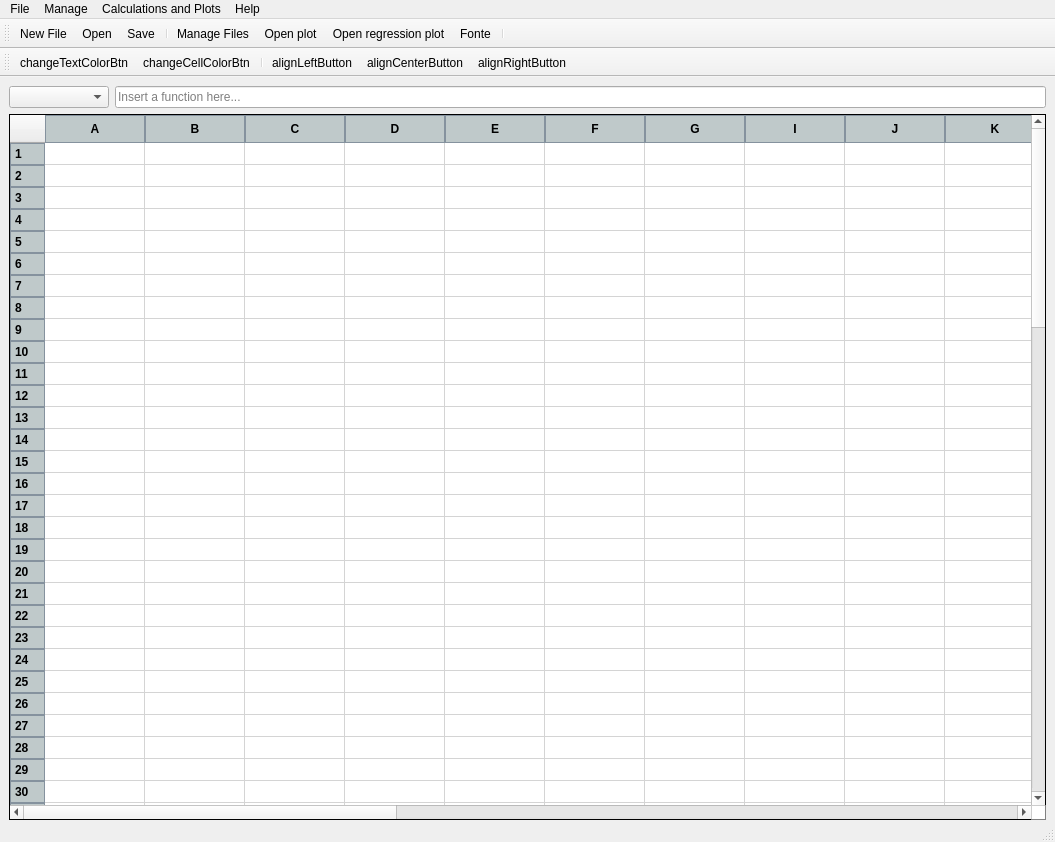
<?xml version="1.0" encoding="UTF-8"?>
<ui version="4.0">
 <class>MainWindow</class>
 <widget class="QMainWindow" name="MainWindow">
  <property name="geometry">
   <rect>
    <x>0</x>
    <y>0</y>
    <width>1055</width>
    <height>842</height>
   </rect>
  </property>
  <property name="sizePolicy">
   <sizepolicy hsizetype="Expanding" vsizetype="Expanding">
    <horstretch>0</horstretch>
    <verstretch>0</verstretch>
   </sizepolicy>
  </property>
  <property name="minimumSize">
   <size>
    <width>500</width>
    <height>500</height>
   </size>
  </property>
  <property name="windowTitle">
   <string>MainWindow</string>
  </property>
  <property name="windowIcon">
   <iconset>
    <normaloff>../icon.ico</normaloff>../icon.ico</iconset>
  </property>
  <property name="animated">
   <bool>true</bool>
  </property>
  <widget class="QWidget" name="centralwidget">
   <layout class="QVBoxLayout" name="verticalLayout">
    <property name="bottomMargin">
     <number>0</number>
    </property>
    <item>
     <widget class="QFrame" name="frame">
      <property name="sizePolicy">
       <sizepolicy hsizetype="Preferred" vsizetype="Preferred">
        <horstretch>0</horstretch>
        <verstretch>0</verstretch>
       </sizepolicy>
      </property>
      <property name="minimumSize">
       <size>
        <width>0</width>
        <height>0</height>
       </size>
      </property>
      <property name="maximumSize">
       <size>
        <width>16777215</width>
        <height>100</height>
       </size>
      </property>
      <property name="autoFillBackground">
       <bool>false</bool>
      </property>
      <property name="styleSheet">
       <string notr="true">QFrame {
    border: none;  /* Remove qualquer borda */
    margin: 0px;   /* Define a margem como zero */
}</string>
      </property>
      <layout class="QHBoxLayout" name="horizontalLayout">
       <property name="leftMargin">
        <number>0</number>
       </property>
       <property name="topMargin">
        <number>0</number>
       </property>
       <property name="rightMargin">
        <number>0</number>
       </property>
       <property name="bottomMargin">
        <number>0</number>
       </property>
       <item>
        <widget class="QComboBox" name="cellNameBox">
         <property name="minimumSize">
          <size>
           <width>100</width>
           <height>0</height>
          </size>
         </property>
         <property name="maximumSize">
          <size>
           <width>150</width>
           <height>16777215</height>
          </size>
         </property>
         <property name="toolTip">
          <string>This area shows the current selected cell</string>
         </property>
         <property name="styleSheet">
          <string notr="true">QComboBox {
	text-align: center;
}
</string>
         </property>
        </widget>
       </item>
       <item>
        <widget class="QLineEdit" name="formulaBar">
         <property name="toolTip">
          <string/>
         </property>
         <property name="text">
          <string/>
         </property>
         <property name="placeholderText">
          <string>Insert a function here...</string>
         </property>
        </widget>
       </item>
      </layout>
     </widget>
    </item>
    <item>
     <layout class="QHBoxLayout" name="horizontalLayout_2">
      <item>
       <layout class="QVBoxLayout" name="verticalLayout_3">
        <item>
         <widget class="QTableWidget" name="mainSheetTable">
          <property name="sizePolicy">
           <sizepolicy hsizetype="Expanding" vsizetype="Expanding">
            <horstretch>0</horstretch>
            <verstretch>0</verstretch>
           </sizepolicy>
          </property>
          <property name="cursor" stdset="0">
           <cursorShape>CrossCursor</cursorShape>
          </property>
          <property name="contextMenuPolicy">
           <enum>Qt::ActionsContextMenu</enum>
          </property>
          <property name="autoFillBackground">
           <bool>false</bool>
          </property>
          <property name="styleSheet">
           <string notr="true">/* Table background and borders */
QTableWidget {
    background-color: #ffffff; /* Cor de fundo branca */
    border: 1px solid #000000; /* Borda preta */
    border-radius: 0px; /* Sem arredondamento de cantos */
    gridline-color: #d4d4d4; /* Cor das linhas da grade */
	margin: 0;
}

/* Styling for table items */
QTableWidget::item {
    border: none; /* Sem borda */
    color: #000000; /* Cor do texto preto */
    font-size: 10pt; /* Tamanho da fonte */
}

/* Styling for header sections */
QHeaderView::section {
    background-color: #BFC9CA ; /* Cor de fundo cinza claro */
    color: #000000; /* Cor do texto preto */
    font-weight: bold; /* Texto em negrito */
    border: 1px solid #85929E ; /* Borda cinza */
    padding: 4px; /* Preenchimento interno */
}

/* Selected items */
QTableWidget::item:selected {
    border: 1px solid #aeaeae; /* Cor de fundo azul escuro para itens selecionados */
	background-color: #e6e6e6;
}
</string>
          </property>
          <property name="frameShape">
           <enum>QFrame::StyledPanel</enum>
          </property>
          <property name="frameShadow">
           <enum>QFrame::Sunken</enum>
          </property>
          <property name="sizeAdjustPolicy">
           <enum>QAbstractScrollArea::AdjustIgnored</enum>
          </property>
          <property name="rowCount">
           <number>100</number>
          </property>
          <property name="columnCount">
           <number>24</number>
          </property>
          <attribute name="horizontalHeaderDefaultSectionSize">
           <number>100</number>
          </attribute>
          <attribute name="horizontalHeaderShowSortIndicator" stdset="0">
           <bool>false</bool>
          </attribute>
          <attribute name="verticalHeaderDefaultSectionSize">
           <number>22</number>
          </attribute>
          <attribute name="verticalHeaderMinimumSectionSize">
           <number>22</number>
          </attribute>
          <attribute name="verticalHeaderShowSortIndicator" stdset="0">
           <bool>false</bool>
          </attribute>
          <row/>
          <row/>
          <row/>
          <row/>
          <row/>
          <row/>
          <row/>
          <row/>
          <row/>
          <row/>
          <row/>
          <row/>
          <row/>
          <row/>
          <row/>
          <row/>
          <row/>
          <row/>
          <row/>
          <row/>
          <row/>
          <row/>
          <row/>
          <row/>
          <row/>
          <row/>
          <row/>
          <row/>
          <row/>
          <row/>
          <row/>
          <row/>
          <row/>
          <row/>
          <row/>
          <row/>
          <row/>
          <row/>
          <row/>
          <row/>
          <row/>
          <row/>
          <row/>
          <row/>
          <row/>
          <row/>
          <row/>
          <row/>
          <row/>
          <row/>
          <row/>
          <row/>
          <row/>
          <row/>
          <row/>
          <row/>
          <row/>
          <row/>
          <row/>
          <row/>
          <row/>
          <row/>
          <row/>
          <row/>
          <row/>
          <row/>
          <row/>
          <row/>
          <row/>
          <row/>
          <row/>
          <row/>
          <row/>
          <row/>
          <row/>
          <row/>
          <row/>
          <row/>
          <row/>
          <row/>
          <row/>
          <row/>
          <row/>
          <row/>
          <row/>
          <row/>
          <row/>
          <row/>
          <row/>
          <row/>
          <row/>
          <row/>
          <row/>
          <row/>
          <row/>
          <row/>
          <row/>
          <row/>
          <row/>
          <row/>
          <column>
           <property name="text">
            <string>A</string>
           </property>
          </column>
          <column>
           <property name="text">
            <string>B</string>
           </property>
          </column>
          <column>
           <property name="text">
            <string>C</string>
           </property>
          </column>
          <column>
           <property name="text">
            <string>D</string>
           </property>
          </column>
          <column>
           <property name="text">
            <string>E</string>
           </property>
          </column>
          <column>
           <property name="text">
            <string>F</string>
           </property>
          </column>
          <column>
           <property name="text">
            <string>G</string>
           </property>
          </column>
          <column>
           <property name="text">
            <string>I</string>
           </property>
          </column>
          <column>
           <property name="text">
            <string>J</string>
           </property>
          </column>
          <column>
           <property name="text">
            <string>K</string>
           </property>
          </column>
          <column>
           <property name="text">
            <string>L</string>
           </property>
          </column>
          <column>
           <property name="text">
            <string>M</string>
           </property>
          </column>
          <column>
           <property name="text">
            <string>N</string>
           </property>
          </column>
          <column>
           <property name="text">
            <string>O</string>
           </property>
          </column>
          <column>
           <property name="text">
            <string>P</string>
           </property>
          </column>
          <column>
           <property name="text">
            <string>Q</string>
           </property>
          </column>
          <column>
           <property name="text">
            <string>R</string>
           </property>
          </column>
          <column>
           <property name="text">
            <string>S</string>
           </property>
          </column>
          <column>
           <property name="text">
            <string>T</string>
           </property>
          </column>
          <column>
           <property name="text">
            <string>U</string>
           </property>
          </column>
          <column>
           <property name="text">
            <string>V</string>
           </property>
          </column>
          <column>
           <property name="text">
            <string>W</string>
           </property>
          </column>
          <column>
           <property name="text">
            <string>X</string>
           </property>
          </column>
          <column>
           <property name="text">
            <string>Z</string>
           </property>
          </column>
         </widget>
        </item>
       </layout>
      </item>
     </layout>
    </item>
   </layout>
  </widget>
  <widget class="QMenuBar" name="menubar">
   <property name="geometry">
    <rect>
     <x>0</x>
     <y>0</y>
     <width>1055</width>
     <height>21</height>
    </rect>
   </property>
   <widget class="QMenu" name="menuFile">
    <property name="title">
     <string>File</string>
    </property>
    <addaction name="actionNew"/>
    <addaction name="actionAbrir"/>
    <addaction name="actionSalvar"/>
    <addaction name="actionImportar_Arquivo"/>
    <addaction name="separator"/>
    <addaction name="actionSair"/>
   </widget>
   <widget class="QMenu" name="menuEditar">
    <property name="title">
     <string>Manage</string>
    </property>
    <addaction name="actionGerenciar_Arquivos"/>
   </widget>
   <widget class="QMenu" name="menuCalcular">
    <property name="title">
     <string>Calculations and Plots</string>
    </property>
    <widget class="QMenu" name="menuPressure">
     <property name="title">
      <string>Pressure</string>
     </property>
     <addaction name="actionFluidContact"/>
     <addaction name="actionFluidClassification"/>
    </widget>
    <widget class="QMenu" name="menuTemperature_2">
     <property name="title">
      <string>Temperature</string>
     </property>
     <addaction name="actionGradient_Analysis_2"/>
    </widget>
    <addaction name="actionCalculadora"/>
    <addaction name="menuPressure"/>
    <addaction name="menuTemperature_2"/>
    <addaction name="actionTOMI_index"/>
   </widget>
   <widget class="QMenu" name="menuSobre">
    <property name="title">
     <string>Help</string>
    </property>
    <addaction name="actionAjuda"/>
    <addaction name="actionSobre"/>
   </widget>
   <addaction name="menuFile"/>
   <addaction name="menuEditar"/>
   <addaction name="menuCalcular"/>
   <addaction name="menuSobre"/>
  </widget>
  <widget class="QStatusBar" name="statusbar"/>
  <widget class="QToolBar" name="toolBar">
   <property name="windowTitle">
    <string>toolBar</string>
   </property>
   <attribute name="toolBarArea">
    <enum>TopToolBarArea</enum>
   </attribute>
   <attribute name="toolBarBreak">
    <bool>false</bool>
   </attribute>
   <addaction name="newFileToolbar"/>
   <addaction name="actionAbrirToolbar"/>
   <addaction name="actionSaveToolbar"/>
   <addaction name="separator"/>
   <addaction name="actionManageFilesToolbar"/>
   <addaction name="actionOpenPlotWindowToolbar"/>
   <addaction name="actionRegressionPlotToolbar"/>
   <addaction name="actionChangeFontToolbar"/>
   <addaction name="separator"/>
  </widget>
  <widget class="QToolBar" name="toolBar_2">
   <property name="windowTitle">
    <string>toolBar_2</string>
   </property>
   <attribute name="toolBarArea">
    <enum>TopToolBarArea</enum>
   </attribute>
   <attribute name="toolBarBreak">
    <bool>true</bool>
   </attribute>
   <addaction name="changeTextColorBtn"/>
   <addaction name="changeCellColorBtn"/>
   <addaction name="separator"/>
   <addaction name="alignLeftButton"/>
   <addaction name="alignCenterButton"/>
   <addaction name="alignRightButton"/>
  </widget>
  <action name="actionNew">
   <property name="text">
    <string>New File</string>
   </property>
  </action>
  <action name="actionAbrir">
   <property name="text">
    <string>Open File</string>
   </property>
  </action>
  <action name="actionSalvar">
   <property name="text">
    <string>Save</string>
   </property>
  </action>
  <action name="actionSair">
   <property name="text">
    <string>Exit</string>
   </property>
  </action>
  <action name="actionGerenciar_Arquivos">
   <property name="text">
    <string>Manage files</string>
   </property>
  </action>
  <action name="actionCalculadora">
   <property name="text">
    <string>Simple Plot</string>
   </property>
  </action>
  <action name="actionTOMI_index">
   <property name="text">
    <string>TOMI Index</string>
   </property>
  </action>
  <action name="actionAjuda">
   <property name="text">
    <string>User guide</string>
   </property>
  </action>
  <action name="actionSobre">
   <property name="text">
    <string>About</string>
   </property>
  </action>
  <action name="newFileToolbar">
   <property name="icon">
    <iconset resource="icons.qrc">
     <normaloff>:/toolbarIcons/img/new.svg</normaloff>:/toolbarIcons/img/new.svg</iconset>
   </property>
   <property name="text">
    <string>New File</string>
   </property>
   <property name="toolTip">
    <string>Open a new file</string>
   </property>
   <property name="statusTip">
    <string>Abrir um novo arquivo .csv</string>
   </property>
  </action>
  <action name="actionAbrirToolbar">
   <property name="icon">
    <iconset resource="icons.qrc">
     <normaloff>:/toolbarIcons/img/open_folder.svg</normaloff>:/toolbarIcons/img/open_folder.svg</iconset>
   </property>
   <property name="text">
    <string>Open</string>
   </property>
   <property name="toolTip">
    <string>Open file</string>
   </property>
   <property name="statusTip">
    <string>Abrir um arquivo .csv já existente</string>
   </property>
  </action>
  <action name="actionSaveToolbar">
   <property name="icon">
    <iconset resource="icons.qrc">
     <normaloff>:/toolbarIcons/img/save.svg</normaloff>:/toolbarIcons/img/save.svg</iconset>
   </property>
   <property name="text">
    <string>Save</string>
   </property>
   <property name="toolTip">
    <string>Save file</string>
   </property>
   <property name="statusTip">
    <string>Salvar o arquivo</string>
   </property>
  </action>
  <action name="actionManageFilesToolbar">
   <property name="icon">
    <iconset resource="icons.qrc">
     <normaloff>:/toolbarIcons/img/mng.svg</normaloff>:/toolbarIcons/img/mng.svg</iconset>
   </property>
   <property name="text">
    <string>Manage Files</string>
   </property>
   <property name="toolTip">
    <string>Manage uploaded files</string>
   </property>
   <property name="statusTip">
    <string>Gerencie os arquivos que foram carregados</string>
   </property>
  </action>
  <action name="actionOpenPlotWindowToolbar">
   <property name="icon">
    <iconset resource="icons.qrc">
     <normaloff>:/toolbarIcons/img/simple.svg</normaloff>:/toolbarIcons/img/simple.svg</iconset>
   </property>
   <property name="text">
    <string>Open plot</string>
   </property>
   <property name="toolTip">
    <string>Open the plot window</string>
   </property>
   <property name="statusTip">
    <string>Abra a seção de cálculos, para calcular gradiente de pressão e classificar poços</string>
   </property>
  </action>
  <action name="actionChangeFontToolbar">
   <property name="icon">
    <iconset resource="icons.qrc">
     <normaloff>:/toolbarIcons/img/font.png</normaloff>:/toolbarIcons/img/font.png</iconset>
   </property>
   <property name="text">
    <string>Fonte</string>
   </property>
   <property name="toolTip">
    <string>Change font</string>
   </property>
   <property name="statusTip">
    <string>Altere a fonte utilizada</string>
   </property>
  </action>
  <action name="actionRegressionPlotToolbar">
   <property name="icon">
    <iconset resource="icons.qrc">
     <normaloff>:/toolbarIcons/img/complex.svg</normaloff>:/toolbarIcons/img/complex.svg</iconset>
   </property>
   <property name="text">
    <string>Open regression plot</string>
   </property>
   <property name="toolTip">
    <string>Open regression plot</string>
   </property>
  </action>
  <action name="actionTendencyPlot">
   <property name="text">
    <string>Fluid Contact Plot</string>
   </property>
  </action>
  <action name="actionClassificacao_de_Fluidos">
   <property name="text">
    <string>Fluid Classification</string>
   </property>
  </action>
  <action name="actionImportar_Arquivo">
   <property name="enabled">
    <bool>true</bool>
   </property>
   <property name="text">
    <string>Import data</string>
   </property>
  </action>
  <action name="changeTextColorBtn">
   <property name="icon">
    <iconset resource="icons.qrc">
     <normaloff>:/toolbarIcons/img/font_color.png</normaloff>:/toolbarIcons/img/font_color.png</iconset>
   </property>
   <property name="text">
    <string>changeTextColorBtn</string>
   </property>
   <property name="toolTip">
    <string>Change text color</string>
   </property>
  </action>
  <action name="changeCellColorBtn">
   <property name="icon">
    <iconset resource="icons.qrc">
     <normaloff>:/toolbarIcons/img/fill_color.png</normaloff>:/toolbarIcons/img/fill_color.png</iconset>
   </property>
   <property name="text">
    <string>changeCellColorBtn</string>
   </property>
   <property name="toolTip">
    <string>Change cell color</string>
   </property>
  </action>
  <action name="alignLeftButton">
   <property name="icon">
    <iconset resource="icons.qrc">
     <normaloff>:/toolbarIcons/img/alignLeft.svg</normaloff>:/toolbarIcons/img/alignLeft.svg</iconset>
   </property>
   <property name="text">
    <string>alignLeftButton</string>
   </property>
   <property name="toolTip">
    <string>Align left</string>
   </property>
  </action>
  <action name="alignCenterButton">
   <property name="icon">
    <iconset resource="icons.qrc">
     <normaloff>:/toolbarIcons/img/alignCenter.svg</normaloff>:/toolbarIcons/img/alignCenter.svg</iconset>
   </property>
   <property name="text">
    <string>alignCenterButton</string>
   </property>
   <property name="toolTip">
    <string>Align center</string>
   </property>
  </action>
  <action name="alignRightButton">
   <property name="icon">
    <iconset resource="icons.qrc">
     <normaloff>:/toolbarIcons/img/alignRight.svg</normaloff>:/toolbarIcons/img/alignRight.svg</iconset>
   </property>
   <property name="text">
    <string>alignRightButton</string>
   </property>
   <property name="toolTip">
    <string>Align right</string>
   </property>
  </action>
  <action name="actionFluidContact">
   <property name="text">
    <string>Fluid Contact</string>
   </property>
  </action>
  <action name="actionFluidClassification">
   <property name="text">
    <string>Fluid Classification</string>
   </property>
  </action>
  <action name="actionGradient_Analysis">
   <property name="text">
    <string>Gradient Analysis</string>
   </property>
  </action>
  <action name="actionGradient_Analysis_2">
   <property name="text">
    <string>Gradient Analysis</string>
   </property>
  </action>
 </widget>
 <tabstops>
  <tabstop>mainSheetTable</tabstop>
 </tabstops>
 <resources>
  <include location="icons.qrc"/>
 </resources>
 <connections/>
</ui>
